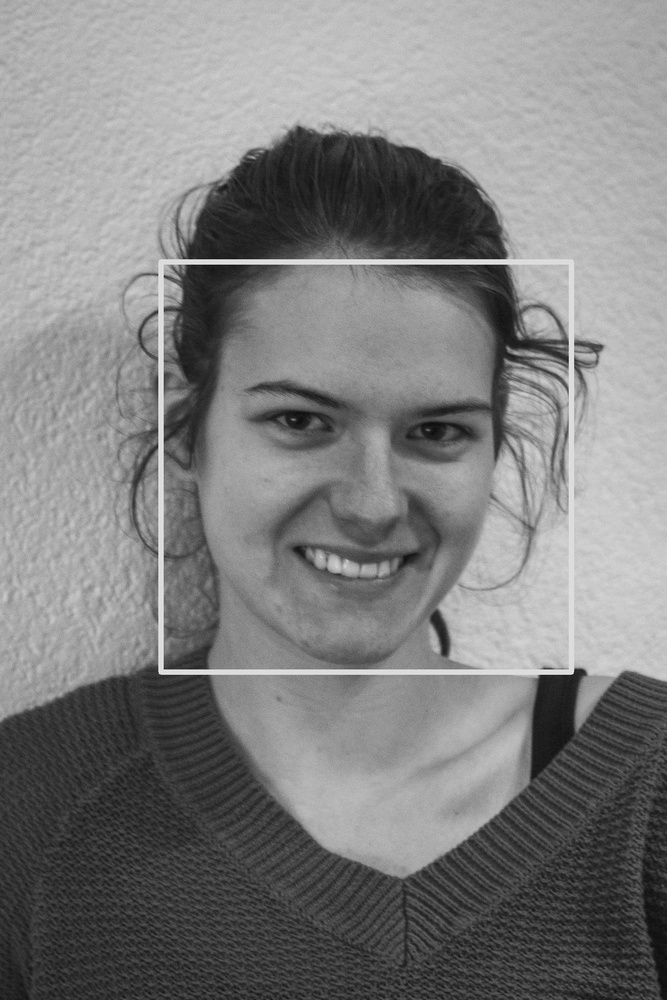
#> input picture Task7/app/functions/1.jpg, 667 x 1000 px, shrunk from 1365 x 2048 before the run
$ python -i task3_faceRecognition.py   (imports and definitions only)
#> lines starting #> are read from the running program, lines starting #| are printed output that depends on the picture; after the words box and inside, x2 and y2 are one past the last pixel; in counts of white or black regions, pixels touching at a corner belong together
import cv2
from matplotlib import pyplot as plt


class Task3FaceDetection(object):

    def __init__(self, file):
#> called with file = '1.jpg'
        self.file = file

        self.img_bgr = cv2.imread(self.file, cv2.IMREAD_COLOR)      #to store arguments
#> self.img_bgr is the input picture: shape (1000, 667, 3); min 12, max 247, mean 127.4

    def BGRtoRGB(self):
        b, g, r = cv2.split(self.img_bgr)
        img_rgb = cv2.merge([r, g, b])

        return img_rgb

    def BRGtoGray(self):
        print(self.img_bgr)
#> (printed output is left out)
        img_gray = cv2.cvtColor(self.img_bgr, cv2.COLOR_BGR2GRAY)

        return img_gray

    def showImage(self, image):
        plt.axis('on')
        plt.imshow(image)
        plt.title(self.file)
        plt.show()

    def faceRecognition(self, scaleFactor =1.05, minNeighbors =6):

        COLOR_FACE = (255, 0, 255)
        face_cascade = cv2.CascadeClassifier(cv2.data.haarcascades + "haarcascade_frontalface_default.xml")
        faces = face_cascade.detectMultiScale(self.BRGtoGray(), scaleFactor, minNeighbors)
        ti_rgb = self.BGRtoRGB()
        for (x, y, w, h) in faces:
            cv2.rectangle(ti_rgb, (x, y), (x + w, y + h), COLOR_FACE, 2)

        print("Anzahl erkannte Gesichter:", len(faces))
        self.showImage(ti_rgb)          # GUI do not need this
        return ti_rgb

    def faceEyeRecognition(self,size = 0.9, scaleFactor =1.05, minNeighbors =6 ):
        COLOR_FACE = (255, 0, 255)
        COLOR_EYES = (255, 0, 0)

        face_cascade = cv2.CascadeClassifier(cv2.data.haarcascades + "haarcascade_frontalface_default.xml")
        faces = face_cascade.detectMultiScale(self.BRGtoGray(), scaleFactor, minNeighbors)
#> faces = [[180, 279, 374, 374]]

        count_faces = 0
        ti_gray = self.BRGtoGray()
#> (printed output is left out)
        ti_rgb = self.BGRtoRGB()
        for (x, y, w, h) in faces:
            roi_gray = ti_gray[y:y - int((y + h) * size), x:x + w]
            roi_color = ti_rgb[y:y - int((y + h) * size), x:x + w]

            eye_cascade = cv2.CascadeClassifier('haarcascade_eye.xml')
            eyes = eye_cascade.detectMultiScale(roi_gray)
            count_faces += len(eyes) // 2
            for (ex, ey, ew, eh) in eyes:
                cv2.rectangle(roi_color, (ex, ey), (ex + ew, ey + eh), COLOR_EYES, 2)


                if len(eyes) != 0:
                    cv2.rectangle(ti_rgb, (x, y), (x + w, y + h), COLOR_FACE, 2)
#> this loop made 1 pass
#> (x, y, w, h, count_faces) on pass 1: (180, 279, 374, 374, 2)
#> pass 1, in faceEyeRecognition, `roi_gray = ti_gray[y:y - int((y + h) * size), x:x + w]`:
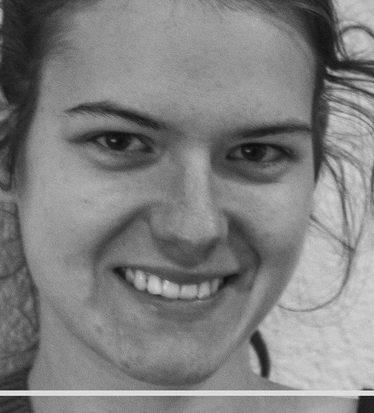
#> roi_gray: shape (413, 374); min 12, max 236, mean 128.1
#> after the loop:
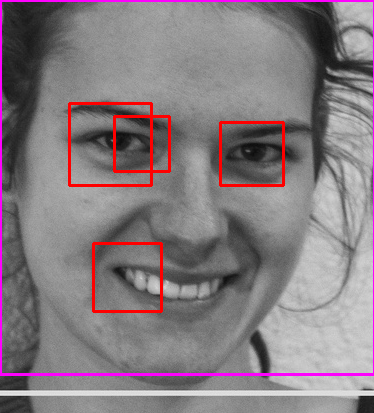
#> roi_color: shape (413, 374, 3); mean R, G, B 133.6, 123.5, 128.4
#> after the loop:
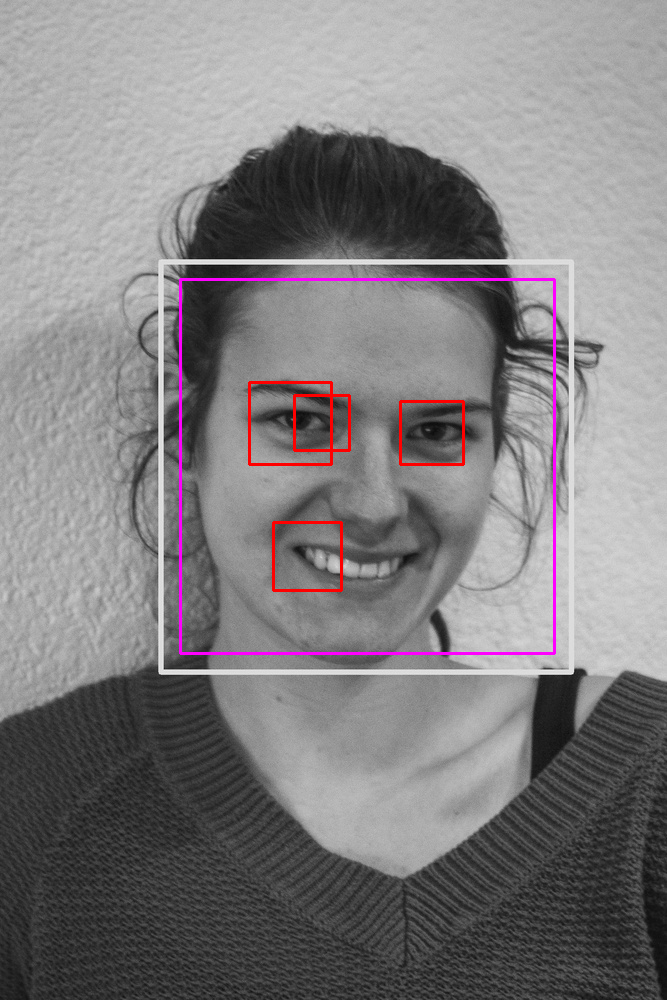
#> ti_rgb: shape (1000, 667, 3); 1.15% of pixels changed, all inside (x1, y1, x2, y2) = (179, 278, 556, 655)
#> after the loop, count_faces = 2

        print("number of recognized faces:", count_faces)
#| number of recognized faces: 2
        self.showImage(ti_rgb)
        return ti_rgb


class Image(object):
    def __int__(self, img):
        self.img = cv2.imread(img)
    # print(FaceDetecion.faceRecognition("Gruppenfotos_1.jpg"))
        self.classifier = Task3FaceDetection(img)
    # a = classifier.faceRecognition()

# image = Task3FaceDetection("closedeyes_1.jpg")

# image.faceRecognition()

>>> result = Task3FaceDetection('1.jpg').faceEyeRecognition()

$ run again, on Task7/app/functions/closedeyes_1.jpg
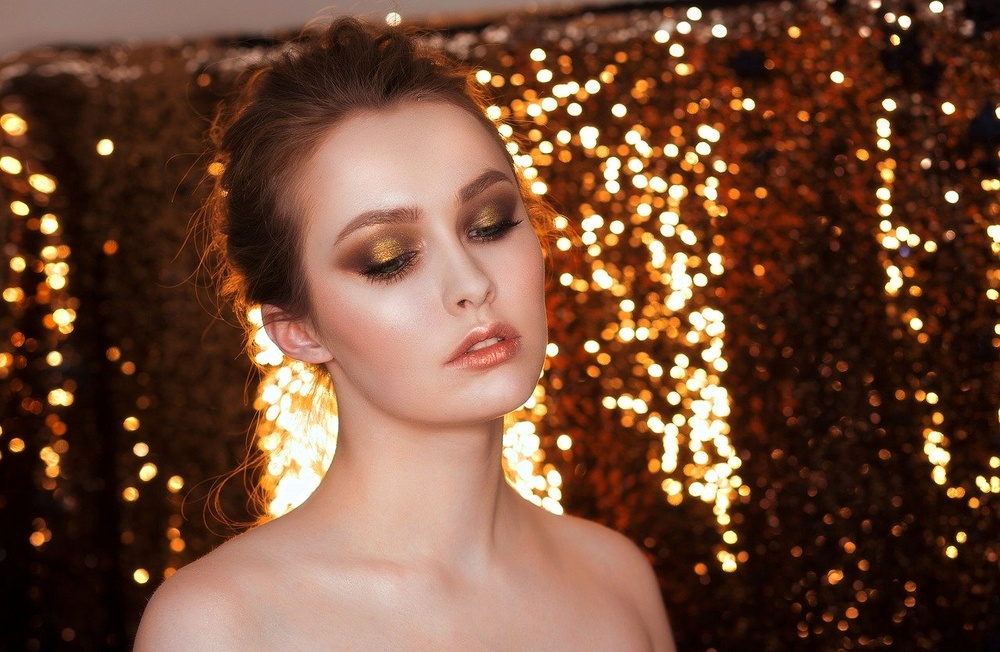
#> input picture Task7/app/functions/closedeyes_1.jpg, 1000 x 652 px, shrunk from 1280 x 835 before the run
#> in __init__, self.img_bgr is the input picture: shape (652, 1000, 3); mean B, G, R 55.4, 75.5, 113.6
#> (printed output is left out)
#> faces = [[31, 245, 42, 42], [258, 98, 361, 361]]
#> (printed output is left out)
#> the loop in faceEyeRecognition, `for (x, y, w, h) in faces:` made 2 passes
#> (x, y, w, h, count_faces) on pass 1: (31, 245, 42, 42, 0)
#> after the loop in faceEyeRecognition, `for (x, y, w, h) in faces:`:
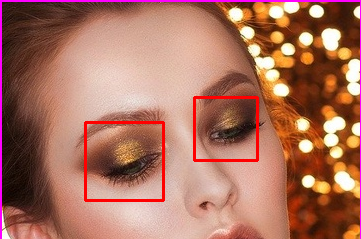
#> roi_color: shape (239, 361, 3); mean R, G, B 170.9, 114, 95.7
#> after the loop in faceEyeRecognition, `for (x, y, w, h) in faces:`:
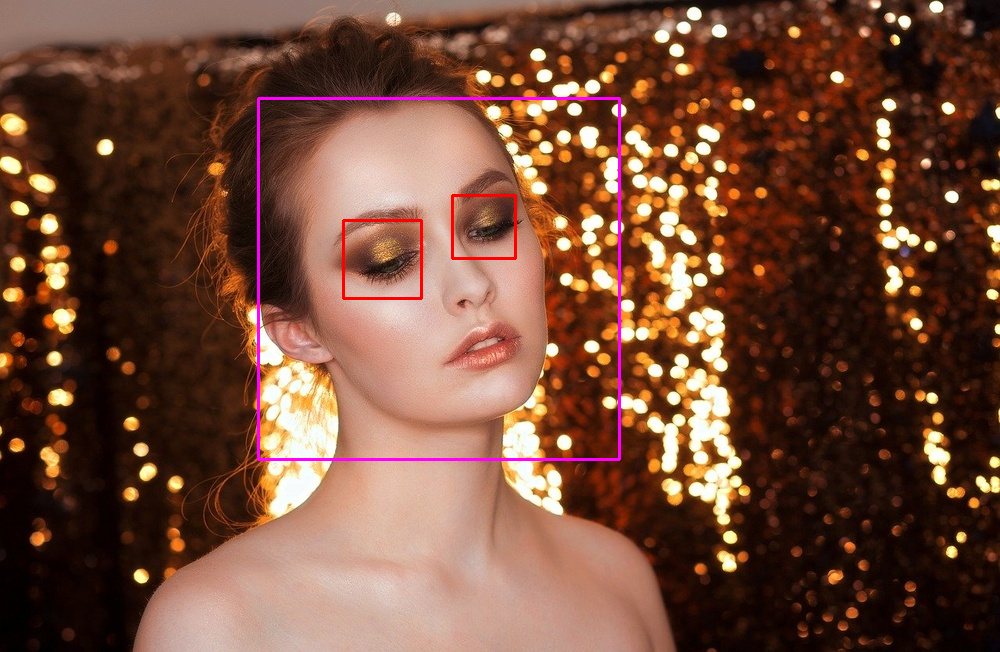
#> ti_rgb: shape (652, 1000, 3); mean R, G, B 114.6, 74.5, 56.4
#> after the loop in faceEyeRecognition, `for (x, y, w, h) in faces:`: count_faces = 1
#| number of recognized faces: 1
